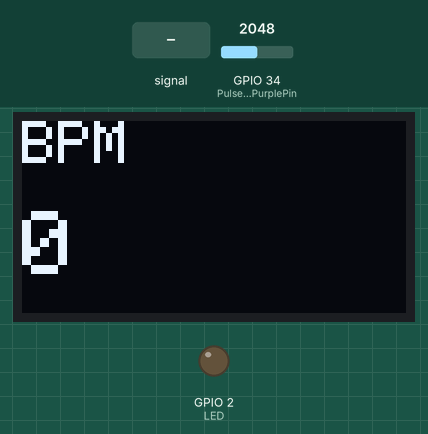
The sketch below on a simulated ESP32. On the bench: 128×64 one-colour display, output pins drawn as LEDs (lit = HIGH). The test bench sets the inputs (shaded band); at power-on: GPIO 34 (PulseSensorPurplePin) = 2048 (analog values on the 0–4095 scale). What the sketch prints to the serial monitor is not drawn.

Above: at 1.3 s.
1.4 s: GPIO 34 (PulseSensorPurplePin) fed a 200 Hz sine of ±327 counts around its level
At 3.5 s:
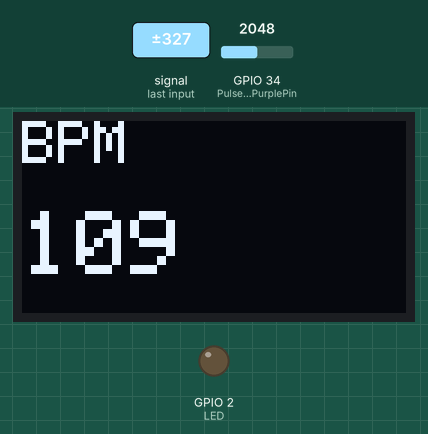
3.6 s: GPIO 34 (PulseSensorPurplePin) fed a 2 Hz sine of ±1228 counts around its level
At 4.18 s:
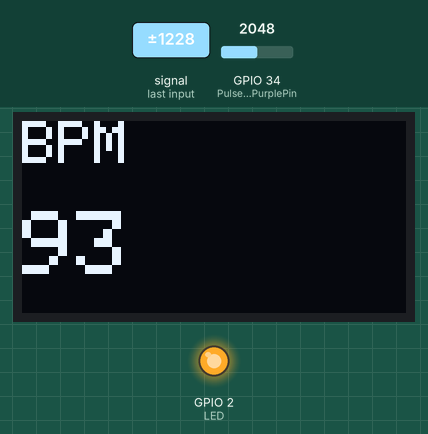
5.6 s: GPIO 34 (PulseSensorPurplePin) set to 2866
At 6.4 s:
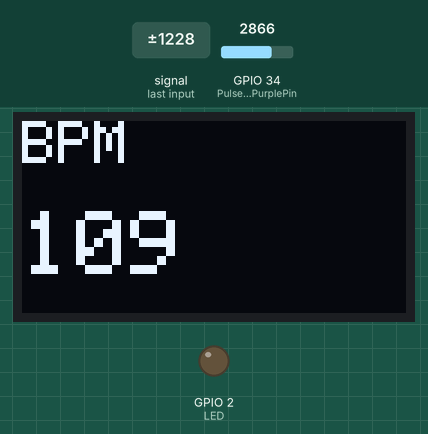
7.1 s: GPIO 34 (PulseSensorPurplePin) set to 3357
8.6 s: GPIO 34 (PulseSensorPurplePin) set to 3464
Timing chart, 0 to 11.1 s (numbered marks = the images above; inputs shaded):
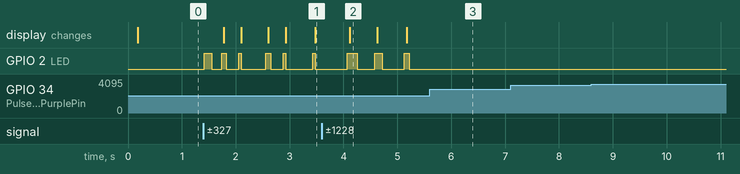

The sketch:

oled_heartRate.ino
```cpp
#include <Wire.h>
#include <Adafruit_GFX.h>
#include <Adafruit_SSD1306.h>
Adafruit_SSD1306 display(128, 64, &Wire);

// Minimal ESP32 + SEN-11574 with auto-threshold
int PulseSensorPurplePin = 34;  // ADC1 pin
int LED = 2;                    // onboard LED

int Signal;                                    // raw 0..4095
unsigned long lastBeat = 0, refractory = 300;  // ms
int BPM = 0;

// Filters / adaptive stats
float dc = 0.0f;               // slow DC baseline
const float dcAlpha = 0.01f;   // slower -> 0.005..0.02
float band = 0.0f;             // high-passed pulse
float env = 0.0f;              // envelope (EMA of |band|)
const float envAlpha = 0.05f;  // 0.03..0.10
float k = 1.6f;                // threshold factor (raise to reduce false triggers)

void setup() {
  pinMode(LED, OUTPUT);
  Serial.begin(9600);

  display.begin(SSD1306_SWITCHCAPVCC, 0x3C);
  display.clearDisplay();

  analogReadResolution(12);
  analogSetPinAttenuation(PulseSensorPurplePin, ADC_11db);

  // Warm-up reads
  for (int i = 0; i < 20; i++) {
    Signal = analogRead(PulseSensorPurplePin);
    delay(5);
  }
  dc = Signal;
}

void loop() {
  // --- read & filter ---
  Signal = analogRead(PulseSensorPurplePin);
  dc += dcAlpha * (Signal - dc);         // track DC
  band = Signal - dc;                    // remove DC
  env += envAlpha * (fabs(band) - env);  // envelope of pulse
  float thr = k * env;                   // dynamic threshold

  // --- detection with refractory ---
  static bool below = true;  // rising-edge arm
  unsigned long now = millis();

  if (below && band > thr && (now - lastBeat) > refractory) {
    // Beat!
    digitalWrite(LED, HIGH);
    if (lastBeat != 0) {
      unsigned long ibi = now - lastBeat;
      BPM = (ibi > 0) ? (60000 / ibi) : 0;
    }
    lastBeat = now;
    below = false;
  }
  if (band < thr * 0.5f) {  // re-arm when well below
    below = true;
    digitalWrite(LED, LOW);
  }

  // --- plot: raw and BPM ---
  // Serial.print(Signal); Serial.print(',');
  // Serial.println(BPM);

  Serial.print(Signal - 1800);  // remove baseline so you can see the pulse oscillation
  Serial.print(",");
  Serial.println(BPM);

  delay(20);  // ~50 Hz sampling (fine for BPM)

  display.clearDisplay();
  display.setTextSize(2);
  display.setTextColor(SSD1306_WHITE);
  display.setCursor(0, 0);
  display.println("BPM");
  display.setTextSize(3);
  display.setCursor(0, 30);
  display.println(BPM);
  display.display();
}
```

Measured:
- after the input at 1.4 s, GPIO 2 (LED): LOW → HIGH at once, → LOW 0.14 s later, → HIGH 0.18 s later, → LOW 0.09 s later, … (12 changes in this stretch); the display: first changes after 0.38 s (image 1 shows a later state)
- after the input at 3.6 s, the display: changes after 0.52 s (image 2)
- after the input at 5.6 s, GPIO 2 (LED): stays LOW (without the input it goes to HIGH after 0.03 s)
- after the input at 7.1 s, every drawn part: stays the same
- after the input at 8.6 s, every drawn part: stays the same
- what the display in image 2 shows lasts 0.5 s, from 4.1 s to 4.6 s
